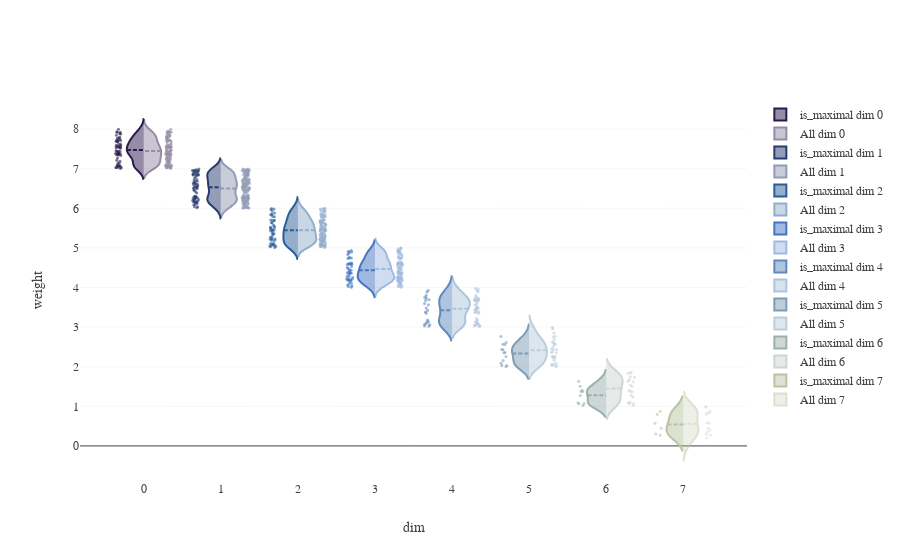

The notebook cell saved with this chart:
### Markdown cell above
## Split violin plots of indicator column, grouped by dimension

*Q: How does the distribution of simplices (grouped by dimension) of my subcomplex compare to that of the entire complex?*

The following `fsc_violin_compare_by_dim` function creates a split violin plot with the left side of each violin showing the distribution of the indicated property `prop` of simplices whose indicator column is set to 1. The right side shows the distribution based on the entire complex.

### Code cell
# fig = fsc_violin_compare_by_dim(fsc_df, indicator_col, prop = "weight")

prop = "weight"
fig = fsc_violin_compare_by_dim(fsc_df, indicator_col, prop)
fig.update_traces()
fig.show()

### Figure 1 — Plotly figure (JSON) as saved in the notebook; plotly's stock layout.template omitted (floating-point values rounded to 4 significant figures; data arrays with more than 128 entries replaced by an {"elided": "..."} marker saying what was removed)
{"data": [{"jitter": 0.2, "legendgroup": "Yes", "line": {"color": "rgb(44, 26, 76)"}, "marker": {"opacity": 0.6, "size": 3}, "meanline": {"visible": true}, "name": "is_maximal dim 0", "pointpos": -1.3, "points": "all", "scalegroup": "Yes", "scalemode": "width", "side": "negative", "type": "violin", "x": [0, 0, 0, 0, 0, 0, 0, 0, 0, 0, 0, 0, 0, 0, 0, 0, 0, 0, 0, 0, 0, 0, 0, 0, 0, 0, 0, 0, 0, 0, 0, 0, 0, 0, 0, 0, 0, 0, 0, 0, 0, 0, 0, 0, 0, 0, 0, 0, 0, 0, 0, 0, 0, 0, 0, 0, 0, 0, 0], "y": [7.562, 7.995, 7.59, 7.27, 7.384, 7.718, 7.718, 7.932, 7.567, 7.375, 7.367, 7.382, 7.331, 7.378, 7.064, 7.923, 7.031, 7.688, 7.075, 7.751, 7.541, 7.766, 7.4, 7.798, 7.345, 7.082, 7.44, 7.028, 7.411, 7.622, 7.53, 7.686, 7.559, 7.029, 7.536, 7.189, 7.593, 7.036, 7.778, 7.371, 7.546, 7.625, 7.354, 7.135, 7.886, 7.446, 7.686, 7.711, 7.07, 7.002, 7.439, 7.451, 7.918, 7.847, 7.516, 7.215, 7.146, 7.873, 7.093]}, {"jitter": 0.2, "legendgroup": "Yes", "line": {"color": "rgb(44, 26, 76)"}, "marker": {"opacity": 0.6, "size": 3}, "meanline": {"visible": true}, "name": "All dim 0", "opacity": 0.5, "pointpos": 1.3, "points": "all", "scalegroup": "No", "scalemode": "width", "side": "positive", "type": "violin", "x": [0, 0, 0, 0, 0, 0, 0, 0, 0, 0, 0, 0, 0, 0, 0, 0, 0, 0, 0, 0, 0, 0, 0, 0, 0, 0, 0, 0, 0, 0, 0, 0, 0, 0, 0, 0, 0, 0, 0, 0, 0, 0, 0, 0, 0, 0, 0, 0, 0, 0, 0, 0, 0, 0, 0, 0, 0, 0, 0, 0, 0, 0, 0, 0, 0, 0, 0, 0, 0, 0, 0, 0, 0, 0, 0, 0, 0, 0, 0, 0, 0, 0, 0, 0, 0, 0, 0, 0, 0, 0, 0, 0, 0, 0, 0, 0, 0, 0, 0, 0], "y": [7.562, 7.995, 7.59, 7.27, 7.282, 7.384, 7.461, 7.473, 7.718, 7.718, 7.621, 7.932, 7.567, 7.229, 7.711, 7.375, 7.367, 7.382, 7.313, 7.331, 7.025, 7.378, 7.772, 7.186, 7.865, 7.064, 7.923, 7.031, 7.087, 7.688, 7.075, 7.751, 7.125, 7.541, 7.548, 7.928, 7.207, 7.766, 7.303, 7.4, 7.797, 7.482, 7.043, 7.798, 7.824, 7.345, 7.082, 7.44, 7.833, 7.951, 7.028, 7.536, 7.411, 7.622, 7.53, 7.55, 7.925, 7.686, 7.559, 7.029, 7.077, 7.074, 7.536, 7.071, 7.189, 7.593, 7.036, 7.778, 7.371, 7.546, 7.25, 7.248, 7.625, 7.206, 7.354, 7.46, 7.245, 7.135, 7.886, 7.446, 7.816, 7.28, 7.344, 7.686, 7.129, 7.711, 7.07, 7.002, 7.344, 7.439, 7.081, 7.451, 7.17, 7.918, 7.847, 7.516, 7.215, 7.146, 7.873, 7.093]}, {"jitter": 0.2, "legendgroup": "Yes", "line": {"color": "rgb(40, 59, 110)"}, "marker": {"opacity": 0.6, "size": 3}, "meanline": {"visible": true}, "name": "is_maximal dim 1", "pointpos": -1.3, "points": "all", "scalegroup": "Yes", "scalemode": "width", "side": "negative", "type": "violin", "x": [1, 1, 1, 1, 1, 1, 1, 1, 1, 1, 1, 1, 1, 1, 1, 1, 1, 1, 1, 1, 1, 1, 1, 1, 1, 1, 1, 1, 1, 1, 1, 1, 1, 1, 1, 1, 1, 1, 1, 1, 1, 1, 1, 1, 1, 1, 1, 1, 1, 1, 1, 1, 1, 1, 1, 1, 1, 1, 1, 1, 1, 1, 1, 1, 1, 1, 1, 1, 1, 1, 1], "y": [6.957, 6.526, 6.905, 6.15, 6.954, 6.728, 6.521, 6.717, 6.946, 6.385, 6.421, 6.289, 6.576, 6.68, 6.856, 6.863, 6.993, 6.96, 6.53, 6.092, 6.247, 6.143, 6.914, 6.844, 6.269, 6.215, 6.193, 6.828, 6.605, 6.305, 6.916, 6.55, 6.182, 6.297, 6.529, 6.121, 6.037, 6.685, 6.578, 6.604, 6.924, 6.282, 6.146, 6.855, 6.503, 6.869, 6.464, 6.644, 6.652, 6.092, 6.635, 6.459, 6.015, 6.851, 6.186, 6.233, 6.843, 6.252, 6.974, 6.952, 6.258, 6.495, 6.295, 6.168, 6.224, 6.765, 6.92, 6.797, 6.166, 6.037, 6.622]}, {"jitter": 0.2, "legendgroup": "Yes", "line": {"color": "rgb(40, 59, 110)"}, "marker": {"opacity": 0.6, "size": 3}, "meanline": {"visible": true}, "name": "All dim 1", "opacity": 0.5, "pointpos": 1.3, "points": "all", "scalegroup": "No", "scalemode": "width", "side": "positive", "type": "violin", "x": {"elided": "150 int values"}, "y": {"elided": "150 float values"}}, {"jitter": 0.2, "legendgroup": "Yes", "line": {"color": "rgb(42, 94, 151)"}, "marker": {"opacity": 0.6, "size": 3}, "meanline": {"visible": true}, "name": "is_maximal dim 2", "pointpos": -1.3, "points": "all", "scalegroup": "Yes", "scalemode": "width", "side": "negative", "type": "violin", "x": [2, 2, 2, 2, 2, 2, 2, 2, 2, 2, 2, 2, 2, 2, 2, 2, 2, 2, 2, 2, 2, 2, 2, 2, 2, 2, 2, 2, 2, 2, 2, 2, 2, 2, 2, 2, 2, 2, 2, 2, 2, 2, 2, 2, 2, 2, 2, 2, 2, 2], "y": [5.579, 5.034, 5.095, 5.381, 5.187, 5.475, 5.795, 5.46, 5.835, 5.069, 5.695, 5.837, 5.509, 5.878, 5.45, 5.078, 5.453, 5.081, 5.696, 5.196, 5.546, 5.05, 5.332, 5.635, 5.122, 5.24, 5.286, 5.03, 5.07, 5.514, 5.434, 5.267, 5.935, 5.223, 5.995, 5.971, 5.635, 5.011, 5.687, 5.22, 5.365, 5.226, 5.864, 5.788, 5.522, 5.706, 5.112, 5.356, 5.982, 5.431]}, {"jitter": 0.2, "legendgroup": "Yes", "line": {"color": "rgb(42, 94, 151)"}, "marker": {"opacity": 0.6, "size": 3}, "meanline": {"visible": true}, "name": "All dim 2", "opacity": 0.5, "pointpos": 1.3, "points": "all", "scalegroup": "No", "scalemode": "width", "side": "positive", "type": "violin", "x": [2, 2, 2, 2, 2, 2, 2, 2, 2, 2, 2, 2, 2, 2, 2, 2, 2, 2, 2, 2, 2, 2, 2, 2, 2, 2, 2, 2, 2, 2, 2, 2, 2, 2, 2, 2, 2, 2, 2, 2, 2, 2, 2, 2, 2, 2, 2, 2, 2, 2, 2, 2, 2, 2, 2, 2, 2, 2, 2, 2, 2, 2, 2, 2, 2, 2, 2, 2, 2, 2, 2, 2, 2, 2, 2, 2, 2, 2, 2, 2, 2, 2, 2, 2, 2, 2, 2, 2, 2, 2, 2, 2, 2, 2, 2, 2, 2, 2, 2, 2, 2, 2, 2, 2, 2, 2, 2, 2, 2, 2], "y": [5.579, 5.361, 5.578, 5.034, 5.095, 5.075, 5.5, 5.381, 5.187, 5.187, 5.475, 5.425, 5.795, 5.46, 5.925, 5.567, 5.835, 5.069, 5.607, 5.183, 5.695, 5.8, 5.805, 5.666, 5.837, 5.509, 5.936, 5.301, 5.878, 5.45, 5.078, 5.453, 5.081, 5.682, 5.21, 5.627, 5.696, 5.789, 5.717, 5.431, 5.148, 5.998, 5.196, 5.323, 5.444, 5.458, 5.774, 5.546, 5.129, 5.651, 5.05, 5.332, 5.163, 5.635, 5.122, 5.24, 5.497, 5.286, 5.264, 5.6, 5.03, 5.07, 5.367, 5.265, 5.514, 5.434, 5.2, 5.662, 5.153, 5.332, 5.267, 5.935, 5.223, 5.995, 5.971, 5.027, 5.48, 5.065, 5.635, 5.011, 5.687, 5.151, 5.22, 5.365, 5.226, 5.07, 5.864, 5.563, 5.169, 5.721, 5.607, 5.29, 5.414, 5.124, 5.935, 5.302, 5.788, 5.258, 5.056, 5.522, 5.848, 5.706, 5.479, 5.112, 5.356, 5.334, 5.254, 5.982, 5.431, 5.633]}, {"jitter": 0.2, "legendgroup": "Yes", "line": {"color": "rgb(68, 117, 193)"}, "marker": {"opacity": 0.6, "size": 3}, "meanline": {"visible": true}, "name": "is_maximal dim 3", "pointpos": -1.3, "points": "all", "scalegroup": "Yes", "scalemode": "width", "side": "negative", "type": "violin", "x": [3, 3, 3, 3, 3, 3, 3, 3, 3, 3, 3, 3, 3, 3, 3, 3, 3, 3, 3, 3, 3, 3, 3, 3, 3, 3, 3, 3, 3, 3, 3, 3, 3, 3, 3, 3, 3, 3, 3, 3, 3, 3, 3, 3, 3, 3, 3, 3, 3], "y": [4.833, 4.027, 4.009, 4.043, 4.748, 4.505, 4.194, 4.392, 4.327, 4.187, 4.064, 4.596, 4.936, 4.254, 4.198, 4.736, 4.282, 4.751, 4.598, 4.218, 4.093, 4.433, 4.374, 4.595, 4.42, 4.224, 4.479, 4.578, 4.912, 4.37, 4.185, 4.897, 4.279, 4.612, 4.361, 4.586, 4.446, 4.901, 4.868, 4.531, 4.756, 4.359, 4.371, 4.594, 4.113, 4.151, 4.618, 4.176, 4.214]}, {"jitter": 0.2, "legendgroup": "Yes", "line": {"color": "rgb(68, 117, 193)"}, "marker": {"opacity": 0.6, "size": 3}, "meanline": {"visible": true}, "name": "All dim 3", "opacity": 0.5, "pointpos": 1.3, "points": "all", "scalegroup": "No", "scalemode": "width", "side": "positive", "type": "violin", "x": [3, 3, 3, 3, 3, 3, 3, 3, 3, 3, 3, 3, 3, 3, 3, 3, 3, 3, 3, 3, 3, 3, 3, 3, 3, 3, 3, 3, 3, 3, 3, 3, 3, 3, 3, 3, 3, 3, 3, 3, 3, 3, 3, 3, 3, 3, 3, 3, 3, 3, 3, 3, 3, 3, 3, 3, 3, 3, 3, 3, 3, 3, 3, 3, 3, 3, 3, 3, 3, 3, 3, 3, 3, 3, 3, 3, 3, 3, 3, 3, 3, 3, 3, 3, 3, 3, 3, 3, 3, 3], "y": [4.833, 4.559, 4.027, 4.009, 4.043, 4.748, 4.505, 4.194, 4.996, 4.392, 4.219, 4.997, 4.327, 4.879, 4.187, 4.064, 4.596, 4.032, 4.936, 4.254, 4.198, 4.736, 4.411, 4.282, 4.143, 4.651, 4.751, 4.598, 4.248, 4.594, 4.218, 4.093, 4.433, 4.374, 4.134, 4.595, 4.42, 4.224, 4.489, 4.238, 4.1, 4.634, 4.322, 4.479, 4.802, 4.931, 4.578, 4.344, 4.771, 4.912, 4.728, 4.37, 4.185, 4.072, 4.897, 4.518, 4.646, 4.158, 4.279, 4.508, 4.612, 4.361, 4.359, 4.344, 4.903, 4.586, 4.877, 4.6, 4.446, 4.901, 4.868, 4.816, 4.24, 4.238, 4.531, 4.756, 4.359, 4.371, 4.58, 4.594, 4.113, 4.151, 4.618, 4.268, 4.253, 4.97, 4.176, 4.241, 4.214, 4.96]}, {"jitter": 0.2, "legendgroup": "Yes", "line": {"color": "rgb(96, 137, 190)"}, "marker": {"opacity": 0.6, "size": 3}, "meanline": {"visible": true}, "name": "is_maximal dim 4", "pointpos": -1.3, "points": "all", "scalegroup": "Yes", "scalemode": "width", "side": "negative", "type": "violin", "x": [4, 4, 4, 4, 4, 4, 4, 4, 4, 4, 4, 4, 4, 4, 4, 4, 4, 4, 4, 4, 4], "y": [3.021, 3.801, 3.566, 3.071, 3.061, 3.349, 3.177, 3.136, 3.67, 3.727, 3.139, 3.693, 3.48, 3.889, 3.926, 3.089, 3.026, 3.755, 3.422, 3.383, 3.599]}, {"jitter": 0.2, "legendgroup": "Yes", "line": {"color": "rgb(96, 137, 190)"}, "marker": {"opacity": 0.6, "size": 3}, "meanline": {"visible": true}, "name": "All dim 4", "opacity": 0.5, "pointpos": 1.3, "points": "all", "scalegroup": "No", "scalemode": "width", "side": "positive", "type": "violin", "x": [4, 4, 4, 4, 4, 4, 4, 4, 4, 4, 4, 4, 4, 4, 4, 4, 4, 4, 4, 4, 4, 4, 4, 4, 4, 4, 4, 4, 4, 4, 4, 4, 4, 4, 4, 4, 4, 4, 4, 4], "y": [3.021, 3.714, 3.801, 3.955, 3.566, 3.217, 3.071, 3.491, 3.056, 3.096, 3.456, 3.675, 3.667, 3.061, 3.529, 3.446, 3.361, 3.349, 3.177, 3.136, 3.67, 3.727, 3.139, 3.693, 3.48, 3.725, 3.889, 3.485, 3.386, 3.973, 3.926, 3.089, 3.026, 3.755, 3.422, 3.383, 3.599, 3.652, 3.028, 3.689]}, {"jitter": 0.2, "legendgroup": "Yes", "line": {"color": "rgb(125, 156, 181)"}, "marker": {"opacity": 0.6, "size": 3}, "meanline": {"visible": true}, "name": "is_maximal dim 5", "pointpos": -1.3, "points": "all", "scalegroup": "Yes", "scalemode": "width", "side": "negative", "type": "violin", "x": [5, 5, 5, 5, 5, 5, 5, 5, 5, 5, 5, 5, 5, 5], "y": [2.086, 2.003, 2.431, 2.434, 2.568, 2.35, 2.257, 2.158, 2.36, 2.611, 2.031, 2.76, 2.559, 2.034]}, {"jitter": 0.2, "legendgroup": "Yes", "line": {"color": "rgb(125, 156, 181)"}, "marker": {"opacity": 0.6, "size": 3}, "meanline": {"visible": true}, "name": "All dim 5", "opacity": 0.5, "pointpos": 1.3, "points": "all", "scalegroup": "No", "scalemode": "width", "side": "positive", "type": "violin", "x": [5, 5, 5, 5, 5, 5, 5, 5, 5, 5, 5, 5, 5, 5, 5, 5, 5, 5, 5, 5, 5, 5, 5, 5, 5, 5, 5, 5, 5, 5], "y": [2.086, 2.003, 2.851, 2.431, 2.434, 2.507, 2.456, 2.568, 2.584, 2.35, 2.261, 2.756, 2.257, 2.221, 2.158, 2.36, 2.611, 2.684, 2.266, 2.959, 2.031, 2.76, 2.559, 2.059, 2.378, 2.623, 2.057, 2.222, 2.99, 2.034]}, {"jitter": 0.2, "legendgroup": "Yes", "line": {"color": "rgb(155, 175, 172)"}, "marker": {"opacity": 0.6, "size": 3}, "meanline": {"visible": true}, "name": "is_maximal dim 6", "pointpos": -1.3, "points": "all", "scalegroup": "Yes", "scalemode": "width", "side": "negative", "type": "violin", "x": [6, 6, 6, 6, 6, 6, 6, 6, 6, 6], "y": [1.408, 1.09, 1.062, 1.507, 1.273, 1.019, 1.634, 1.07, 1.374, 1.373]}, {"jitter": 0.2, "legendgroup": "Yes", "line": {"color": "rgb(155, 175, 172)"}, "marker": {"opacity": 0.6, "size": 3}, "meanline": {"visible": true}, "name": "All dim 6", "opacity": 0.5, "pointpos": 1.3, "points": "all", "scalegroup": "No", "scalemode": "width", "side": "positive", "type": "violin", "x": [6, 6, 6, 6, 6, 6, 6, 6, 6, 6, 6, 6, 6, 6, 6, 6, 6, 6, 6, 6], "y": [1.67, 1.54, 1.408, 1.235, 1.734, 1.09, 1.062, 1.507, 1.273, 1.839, 1.855, 1.835, 1.019, 1.634, 1.62, 1.07, 1.748, 1.374, 1.098, 1.373]}, {"jitter": 0.2, "legendgroup": "Yes", "line": {"color": "rgb(186, 196, 163)"}, "marker": {"opacity": 0.6, "size": 3}, "meanline": {"visible": true}, "name": "is_maximal dim 7", "pointpos": -1.3, "points": "all", "scalegroup": "Yes", "scalemode": "width", "side": "negative", "type": "violin", "x": [7, 7, 7, 7, 7, 7], "y": [0.2679, 0.445, 0.8026, 0.3002, 0.8727, 0.5735]}, {"jitter": 0.2, "legendgroup": "Yes", "line": {"color": "rgb(186, 196, 163)"}, "marker": {"opacity": 0.6, "size": 3}, "meanline": {"visible": true}, "name": "All dim 7", "opacity": 0.5, "pointpos": 1.3, "points": "all", "scalegroup": "No", "scalemode": "width", "side": "positive", "type": "violin", "x": [7, 7, 7, 7, 7, 7, 7, 7, 7, 7, 7, 7, 7, 7, 7], "y": [0.2679, 0.5885, 0.445, 0.9826, 0.3515, 0.8026, 0.3002, 0.001803, 0.8334, 0.8727, 0.1988, 0.8383, 0.5735, 0.9855, 0.3989]}], "layout": {"violingap": 0, "violingroupgap": 0.5, "violinmode": "overlay", "xaxis": {"title": {"text": "dim"}}, "yaxis": {"title": {"text": "weight"}}}}
